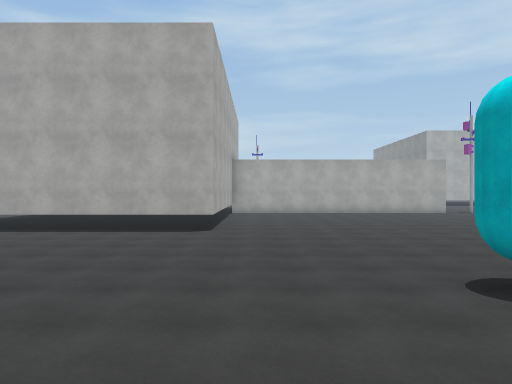
[1] (above)

24 first-person views from a walk through a 3-D level made in the Unity game engine. The camera is 1.5 m above the floor, looks level and sees 70° across. The floor is counted in squares, 2 m on a side. Each view is taken from the middle of a square. On the plan, view 1 faces up. The plan holds only what a view shows up to about 11 squares ahead; the rest is blank. The place goes on beyond the plan. Surface patterns are stand-ins for the level's own textures.

[2]
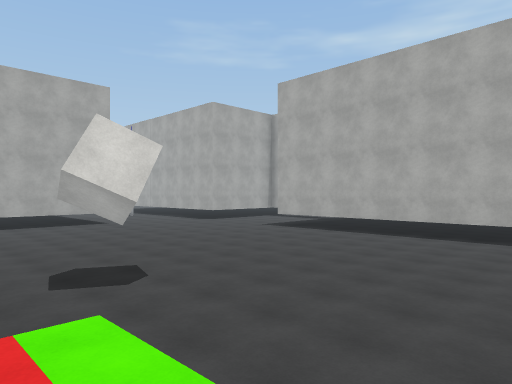

[3]
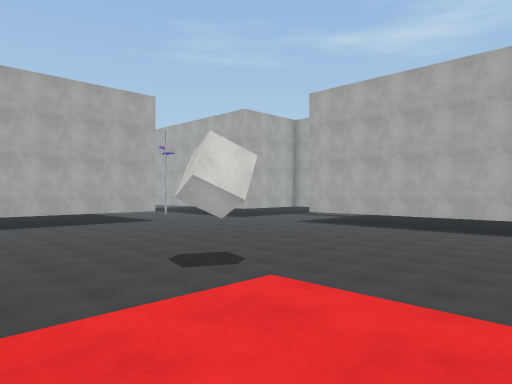

[4]
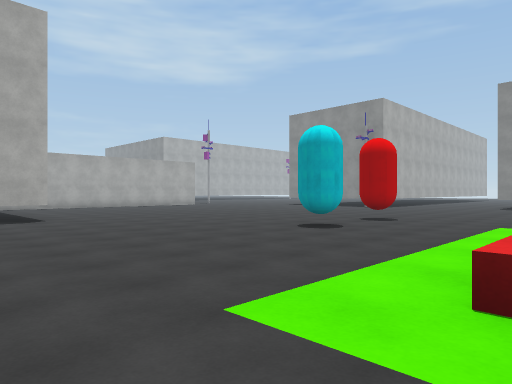

[5]
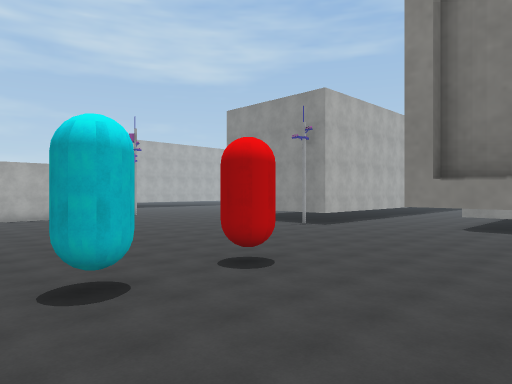

[6]
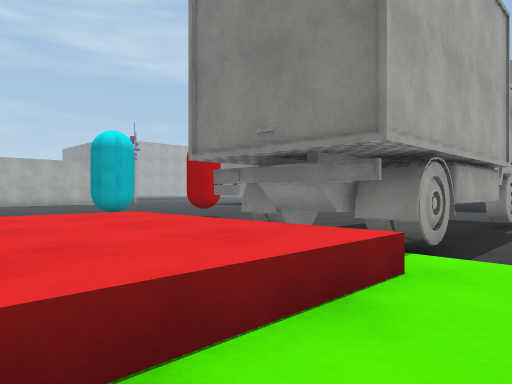

[7]
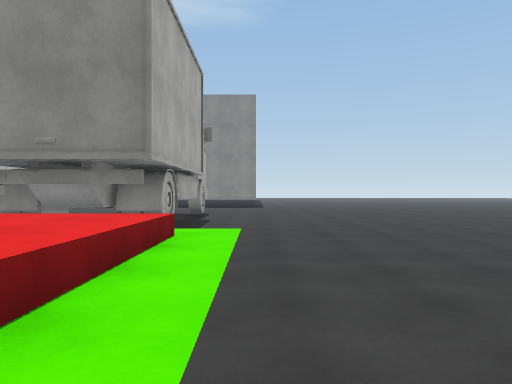

[8]
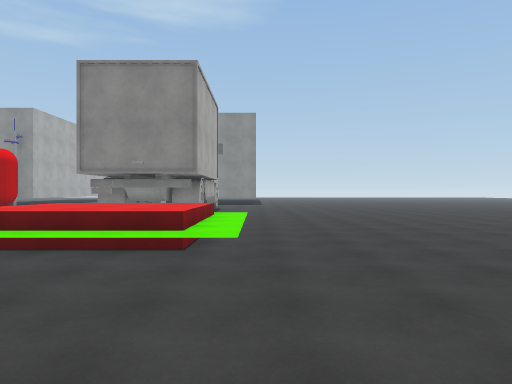

[9]
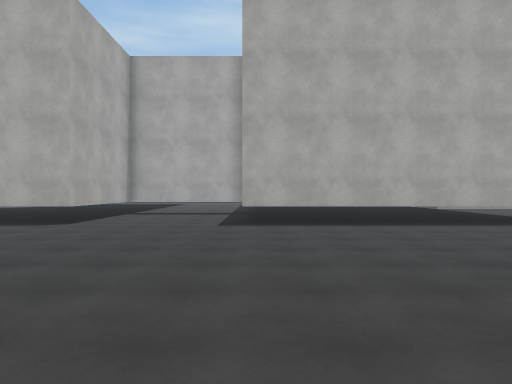

[10]
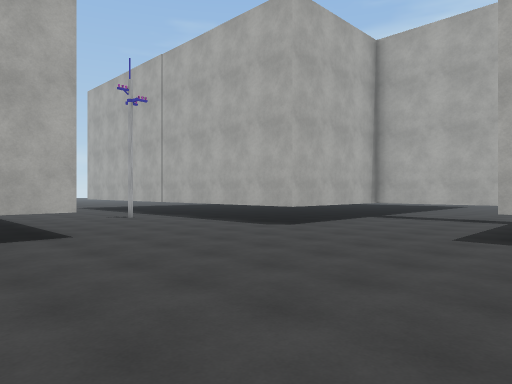

[11]
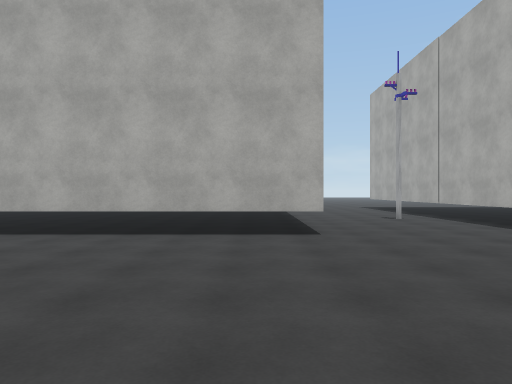

[12]
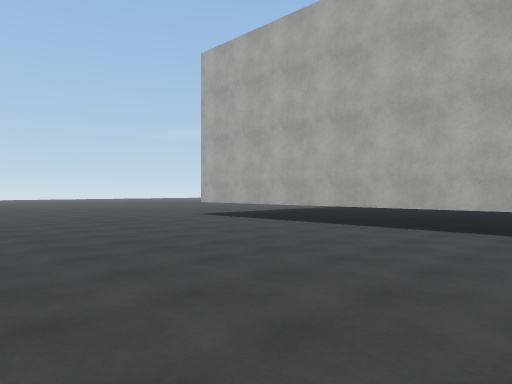

[13]
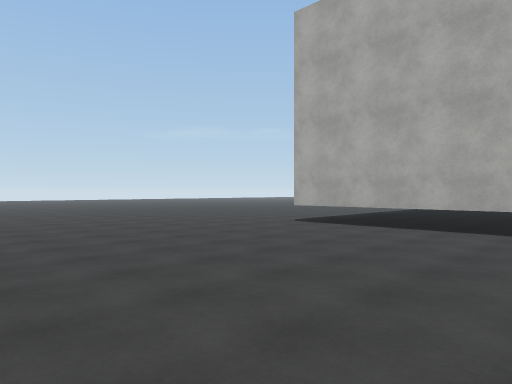

[14]
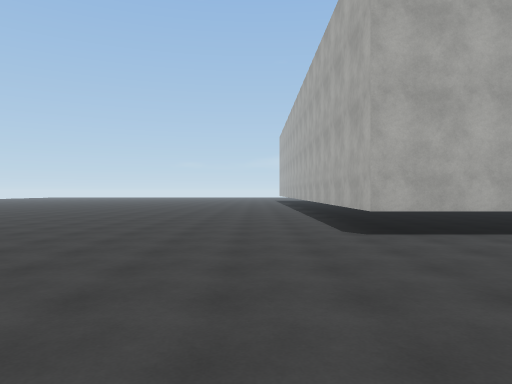

[15]
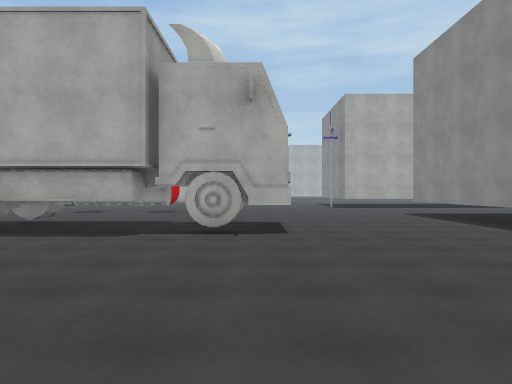

[16]
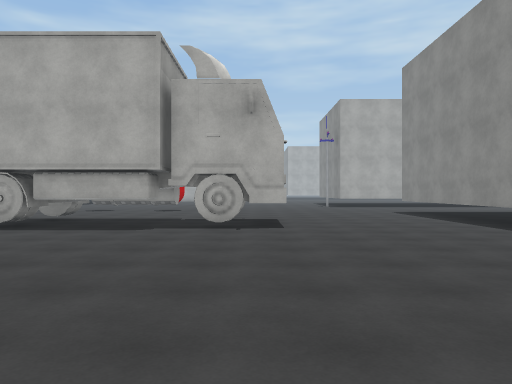

[17]
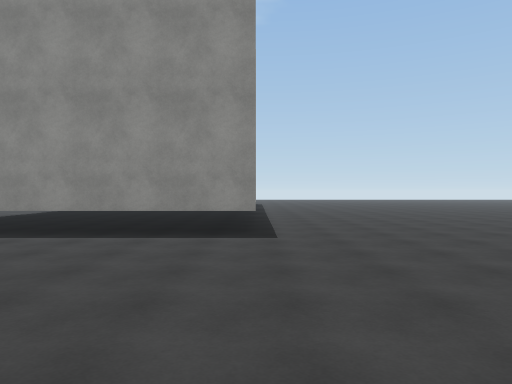

[18]
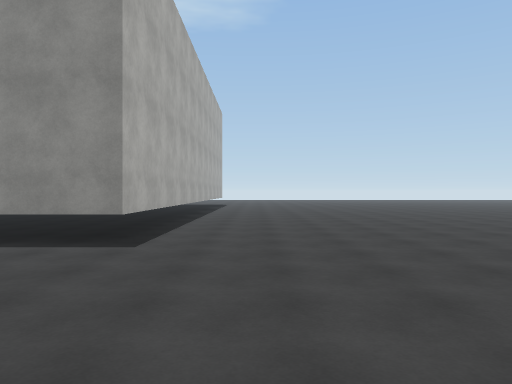

[19]
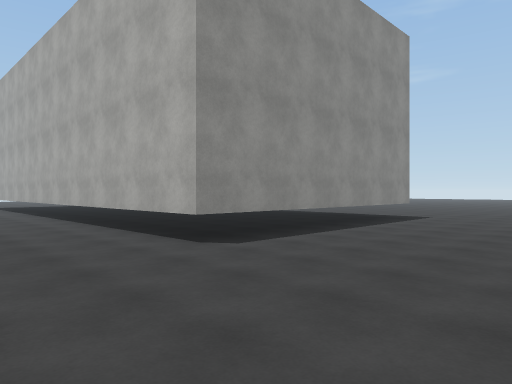

[20]
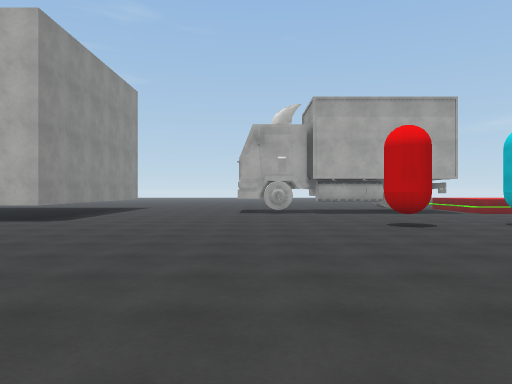

[21]
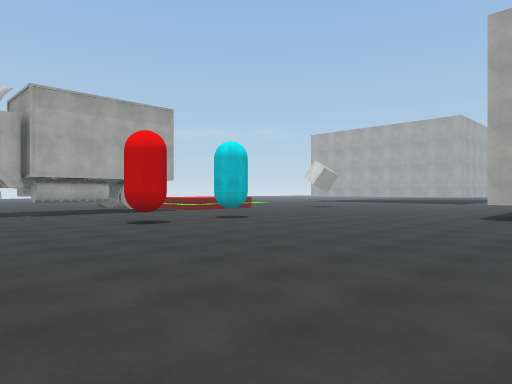

[22]
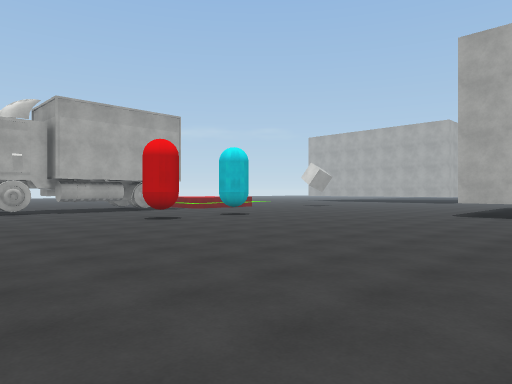

[23]
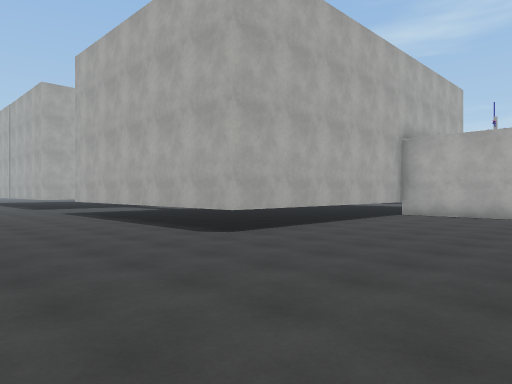

[24]
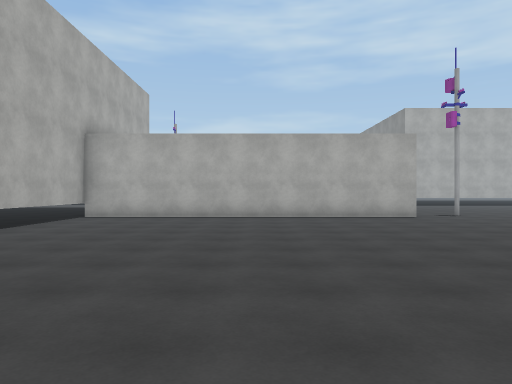

### Floor plan
Key: @ floor where view 1 was taken; # wall or solid block; . main floor; : floor 1 m higher than the main floor; / step, stairs or slope; C cyan capsule; R red capsule; W wheel; O other object.
Columns run from 18 left of view 1 to 22 right of it. Each row starts with its distance up from view 1.
 17                  ##########...
 16                  #............
 15       ...        #...........
 14     #####        #...........
 13     #....        #.......... .
 12     #....        #...........
 11     #....        #............
 10 #####....#########............
  9 ..............................
  8 ...............................
  7 ................................
  6 ................................
  5    #.................................
  4    #.................C.RR................
  3    #.....................................
  2    #.............................########
  1    #.............................#
  0    #...........///@//............#
 -1    #...........//:://#W###O#.....#
 -2    #...........//:://####  #.....#
 -3    #...........//:://#W##.W#.....#
 -4    #....... ...//////............#
 -5    #...........//////............######
 -6 ####....... ...........................
 -7 ...........  ..........................
 -8 ...........    ........................
 -9 ..........      .......................
-10 ..........        ...........  ........
-11 ..........         .........    .......

Where each view was taken, in squares from view 1:
view 1: 0 up, 0 right, facing up
view 2: 1 down, 0 right, facing up-left
view 3: 3 down, 0 right, facing up-left
view 4: 1 down, 4 left, facing up-right
view 5: 1 down, 1 right, facing up-right
view 6: 5 down, 1 left, facing up-right
view 7: 5 down, 3 left, facing right
view 8: 5 down, 7 left, facing right
view 9: 1 up, 9 left, facing up
view 10: 3 up, 8 left, facing up-left
view 11: 4 up, 8 left, facing left
view 12: 4 up, 7 left, facing down-left
view 13: 0 up, 7 left, facing down-left
view 14: 8 down, 8 left, facing left
view 15: 10 down, 9 right, facing up
view 16: 11 down, 9 right, facing up
view 17: 5 down, 8 right, facing right
view 18: 7 down, 9 right, facing right
view 19: 6 up, 10 right, facing down-right
view 20: 12 up, 9 right, facing down
view 21: 12 up, 10 right, facing down-left
view 22: 13 up, 11 right, facing down-left
view 23: 5 up, 4 right, facing up-left
view 24: 6 up, 4 right, facing up
